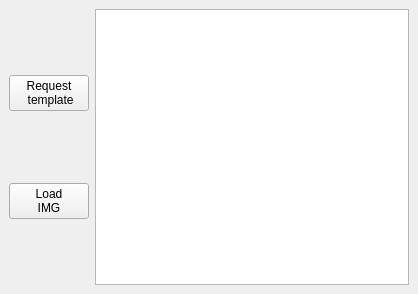
<?xml version="1.0" encoding="UTF-8"?>
<ui version="4.0">
 <class>MainWindow</class>
 <widget class="QMainWindow" name="MainWindow">
  <property name="geometry">
   <rect>
    <x>0</x>
    <y>0</y>
    <width>418</width>
    <height>294</height>
   </rect>
  </property>
  <property name="windowTitle">
   <string>MainWindow</string>
  </property>
  <widget class="QWidget" name="centralwidget">
   <layout class="QGridLayout" name="gridLayout">
    <item row="0" column="0">
     <layout class="QHBoxLayout" name="horizontalLayout">
      <item>
       <layout class="QVBoxLayout" name="verticalLayout">
        <item>
         <widget class="QPushButton" name="ReqButton">
          <property name="text">
           <string>Request 
 template</string>
          </property>
         </widget>
        </item>
        <item>
         <widget class="QPushButton" name="LoadButton">
          <property name="text">
           <string>Load 
IMG</string>
          </property>
         </widget>
        </item>
       </layout>
      </item>
      <item>
       <widget class="QGraphicsView" name="graphicsView"/>
      </item>
     </layout>
    </item>
   </layout>
  </widget>
 </widget>
 <resources/>
 <connections/>
</ui>
